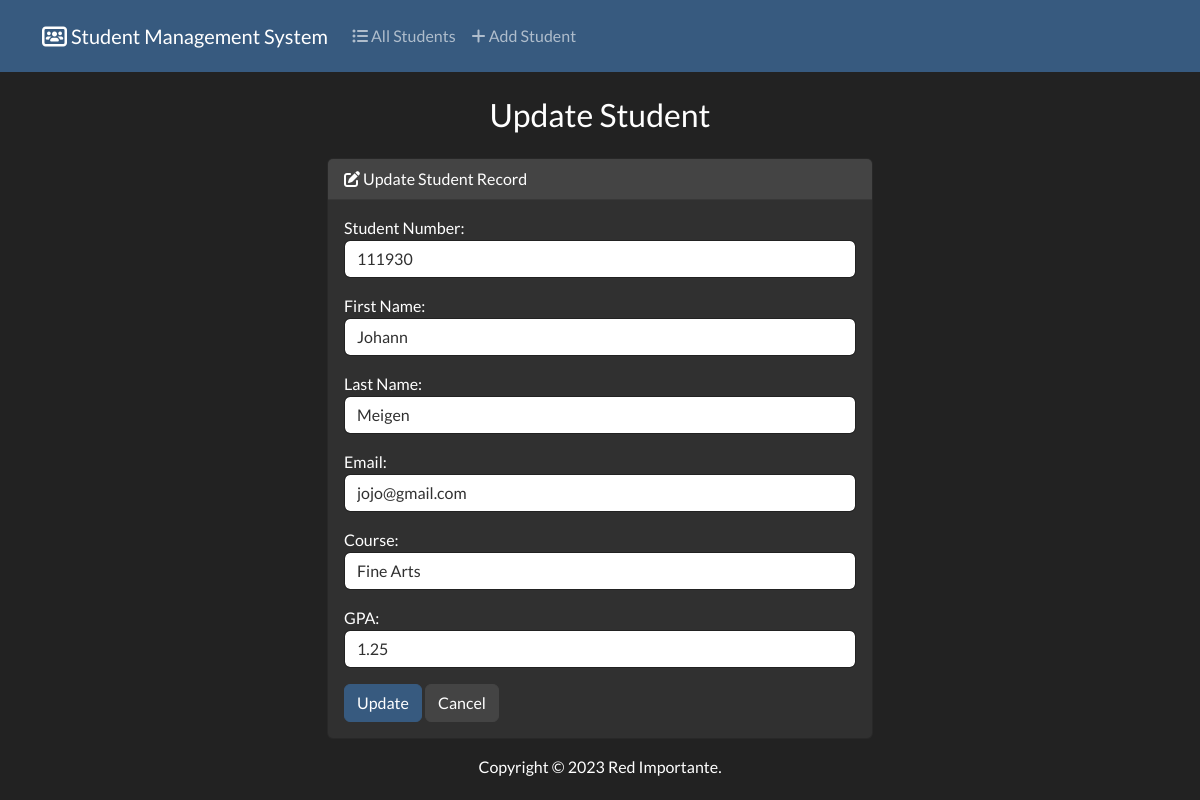
The page /edit/3 on the database its author committed.
### students/models.py (models this page shows, shortened)
class Student(models.Model):
  student_number = models.PositiveIntegerField()
  first_name = models.CharField(max_length=50)
  last_name = models.CharField(max_length=50)
  email = models.EmailField(max_length=100)
  course = models.CharField(max_length=50)
  gpa = models.FloatField()

### students/views.py (the view)
# urls.py: path('edit/<int:id>', views.edit, name='edit'),
def edit(request, id):
  if request.method == 'POST':
    student = Student.objects.get(pk=id)
    form = StudentForm(request.POST, instance=student)
    if form.is_valid():
      form.save()
      return render(request, 'students/edit.html', {
        'form': form,
        'success': True
      })
  else:
    student = Student.objects.get(pk=id)
    form = StudentForm(instance=student)
  return render(request, 'students/edit.html', {
    'form': form
  })

### students/forms.py
class StudentForm(forms.ModelForm):
  class Meta:
    model = Student
    fields = ['student_number', 'first_name', 'last_name', 'email', 'course', 'gpa']
    labels = {
      'student_number': 'Student Number',
      'first_name': 'First Name',
      'last_name': 'Last Name',
      'email': 'Email',
      'course': 'Course',
      'gpa': 'GPA'
    }
    widgets = {
      'student_number': forms.NumberInput(attrs={'class': 'form-control'}),
      'first_name': forms.TextInput(attrs={'class': 'form-control'}),
      'last_name': forms.TextInput(attrs={'class': 'form-control'}),
      'email': forms.EmailInput(attrs={'class': 'form-control'}),
      'course': forms.TextInput(attrs={'class': 'form-control'}),
      'gpa': forms.NumberInput(attrs={'class': 'form-control'})
    }

### students/templates/students/edit.html (shortened to what this page needs)
{% extends "students/base.html" %}
{% block body %}
  <h3 class="text-center my-4">Update Student</h3>
  {% if success %}
    <div class="alert alert-success" role="success">
      <p>Student updated successfully!</p>
      <a href="{% url 'index' %}" class="alert-link">Go back to Home Page</a>
    </div>
  {% else %}
    <div class="row justify-content-center">
      <div class="col-6">
        <div class="card text-white bg-dark mb-3">
          <div class="card-header">
            <i class="fa-solid fa-pen-to-square"></i>
            Update Student Record
          </div>
            <div class="card-body">
              <form action="" method="POST">
                {{ form.as_p }}
                <button type="submit" class="btn btn-primary">Update</button>
                <a href="{% url 'index' %}" class="btn btn-secondary">Cancel</a>
              </form>
            </div>
        </div>
      </div>
    </div>
  {% endif %}
{% endblock %}

### rows shown on the page
Student: student_number "111930", first_name "Johann", last_name "Meigen", email "jojo@gmail.com", course "Fine Arts", gpa "1.25"
